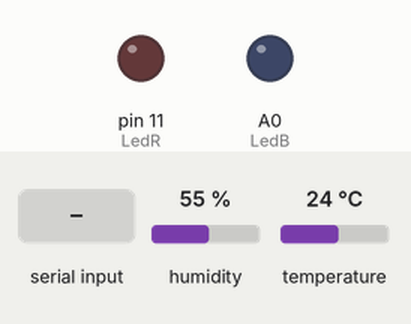
This sketch was run on a simulated Arduino Uno, built with avr-gcc and run on an emulated ATmega328P. Parts: output pins drawn as LEDs (lit = HIGH). The test bench sets the inputs (shaded band); at power-on: humidity 55 %, temperature 24 °C. What the sketch prints to the serial monitor is not drawn.

Above: at 2.0 s.
2.1 s: "1" received over Serial
At 4.2 s:
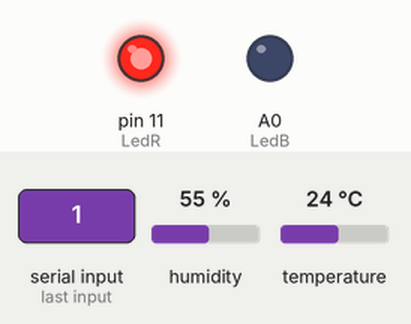
4.5 s: "0" received over Serial
At 5.5 s:
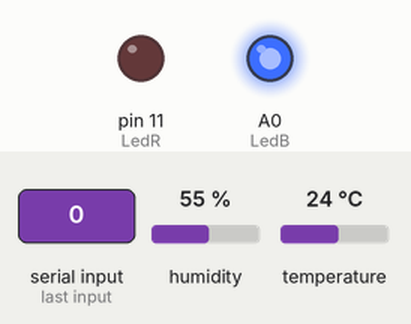
6.5 s: "2" received over Serial
At 7.9 s:
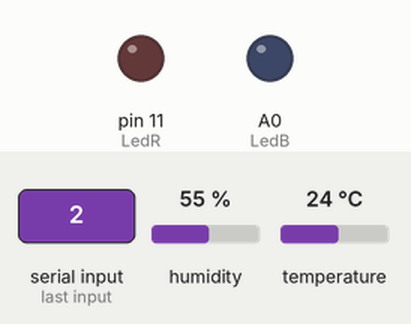
Timing chart, 0 to 9.5 s (numbered marks = the images above; inputs shaded):
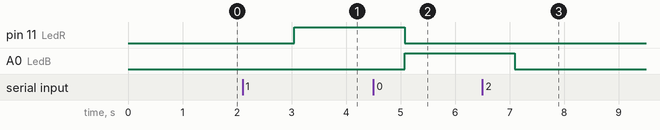

Measured:
- after the input at 2.1 s, pin 11 (LedR): LOW → HIGH after 0.95 s
- after the input at 4.5 s, pin 11 (LedR): HIGH → LOW after 0.57 s; A0 (LedB): LOW → HIGH after 0.57 s
- after the input at 6.5 s, A0 (LedB): HIGH → LOW after 0.60 s

The sketch:

temperature1test.ino
```cpp
// REQUIRES the following Arduino libraries:
// - DHT Sensor Library: https://github.com/adafruit/DHT-sensor-library
// - Adafruit Unified Sensor Lib: https://github.com/adafruit/Adafruit_Sensor

#include "DHT.h"

#define DHTPIN 2     // Digital pin connected to the DHT sensor

#define DHTTYPE DHT11
#define LedR 11
#define LedB A0
DHT dht(DHTPIN, DHTTYPE);

char data;

void setup() {

  Serial.begin(9600);
  pinMode (LedR, OUTPUT);
  analogWrite (LedR, 0);
  pinMode (LedB, OUTPUT);
  analogWrite (LedB, 0);
  dht.begin();
}

void loop() {
  // Wait a few seconds between measurements.
  delay(1000);

  float t = dht.readTemperature();
  float f = dht.readTemperature(true);

  // Check if any reads failed and exit early (to try again).
  if (isnan(t) || isnan(f)) {
    Serial.println(F("Failed to read from DHT sensor!"));
    return;
  }

  Serial.print(t); //envoyer la temperature comme data


if(Serial.available()>0)
{
  data=Serial.read();//recevoir data reponse

   if(data=='1')
   {
      digitalWrite(LedR , HIGH);
      digitalWrite(LedB , LOW);
   }
   else if(data=='0'){
                       digitalWrite(LedR , LOW);
                       digitalWrite(LedB , HIGH);
                     }
        else
            {
               digitalWrite(LedR , LOW);
               digitalWrite(LedB , LOW);
            }
}

}
```
